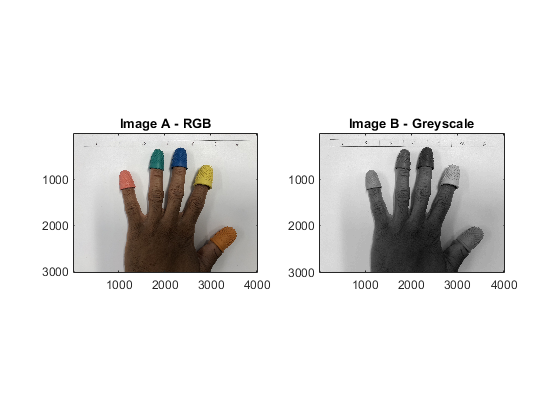
%> input picture images/A1.bmp, 560 x 420 px
$ octave A4_cardinality.m   (GNU Octave 9; MATLAB toolbox functions it lacks are replaced by stand-ins)
%> lines starting %> are read from the running program, lines starting %| are printed output that depends on the picture; in (x1, y1, x2, y2) boxes, pixels count from 0 and x2, y2 are one past the last pixel; in counts of white or black regions, pixels touching at a corner belong together; the program's own positions count from 1
### A3_thresholding.m
clear all;
close all;
clc;

%A3
hand = uigetfile();
%> the answer given: images/A1.bmp
hand = imread(hand);
%> hand is the input picture: size 420x560x3 uint8; mean R, G, B 230.8, 230.1, 229.3
%imtool(hand); %used to help find thresholds

red = hand(:, :, 1);
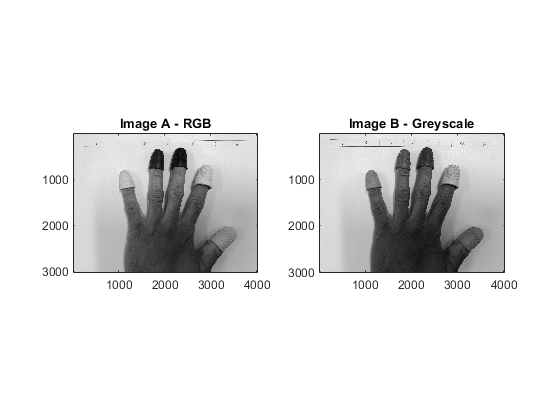
%> red: size 420x560 uint8; min 0, max 255, mean 230.8
green = hand(:, :, 2);
blue = hand(:, :, 3);
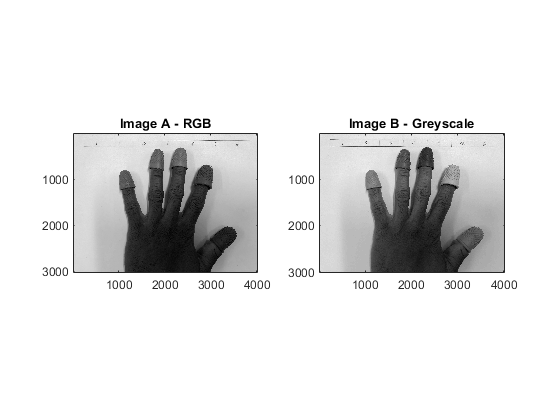
%> blue: size 420x560 uint8; min 0, max 255, mean 229.3

orangeTipBinary = red > 110 & red < 146 & green > 59 & green < 90 & blue < 46 & blue > 14;
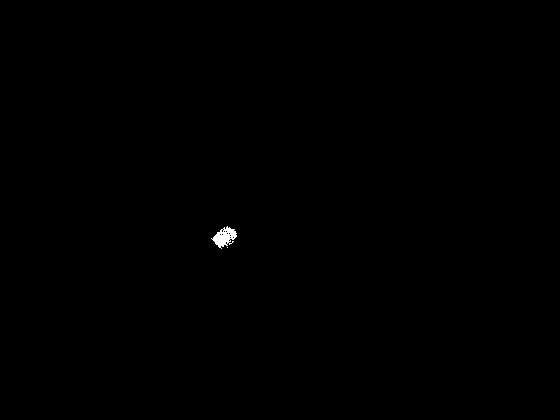
%> orangeTipBinary: size 420x560 logical; 0.13% white; 2 white regions (1 under 20 px), largest, box (x1, y1, x2, y2) and area: (211, 226, 237, 249) 307
orangeTipIsolated = hand;
orangeTipIsolated(repmat(~orangeTipBinary,[1 1 3])) = 0;

yellowTipBinary = green > 113 & blue < 79;
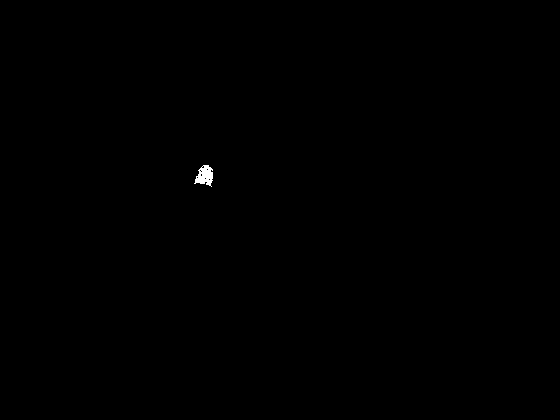
%> yellowTipBinary: size 420x560 logical; 0.11% white; 1 white region, box (x1, y1, x2, y2) and area: (194, 165, 213, 187) 260
yellowTipIsolated = hand;
yellowTipIsolated(repmat(~yellowTipBinary,[1 1 3])) = 0;

blueTipBinary = red < 64 & green < 93 & blue > 95;
%> blueTipBinary: size 420x560 logical; 0.08% white; 1 white region, box (x1, y1, x2, y2) and area: (172, 148, 187, 167) 190
blueTipIsolated = hand;
blueTipIsolated(repmat(~blueTipBinary,[1 1 3])) = 0;

greenTipBinary = red < 78 & green > 90 & blue < 111 & blue > 54;
%> greenTipBinary: size 420x560 logical; 0.06% white in thin lines or dots, all inside (x1, y1, x2, y2) = (149, 149, 164, 169)
greenTipIsolated = hand;
greenTipIsolated(repmat(~greenTipBinary,[1 1 3])) = 0;

redTipBinary = red > 173 & green > 80 & green < 150 & blue > 60 & blue < 125;
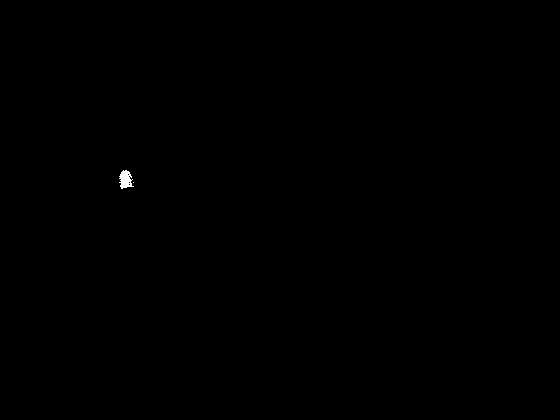
%> redTipBinary: size 420x560 logical; 0.08% white; 2 white regions (1 under 20 px), largest, box (x1, y1, x2, y2) and area: (119, 170, 134, 189) 182
redTipIsolated = hand;
redTipIsolated(repmat(~redTipBinary,[1 1 3])) = 0;

figure;
subplot(6,2,1);
imshow(orangeTipBinary);colormap gray;axis image;title('Binary Masks');
subplot(6,2,2);
imshow(orangeTipIsolated);colormap gray;axis image;title('Isolated Pixels');
subplot(6,2,3);
imshow(yellowTipBinary);
subplot(6,2,4);
imshow(yellowTipIsolated);
subplot(6,2,5);
imshow(blueTipBinary);
subplot(6,2,6);
imshow(blueTipIsolated);
subplot(6,2,7);
imshow(greenTipBinary);
subplot(6,2,8);
imshow(greenTipIsolated);
subplot(6,2,9);
imshow(redTipBinary);
subplot(6,2,10);
imshow(redTipIsolated);

### A4_cardinality.m
clear all;
close all;
clc;

addpath('C:\Users\david\OneDrive\Documents\GitHub\Image-Processing-Assignment'); %Add script folder to search path to avoid repeating code
run('A3_thresholding') %run to get necessary variables
close; % Close figures created by script

%A4
hand = uigetfile();
%> the answer given: images/A2.bmp
hand = imread(hand);
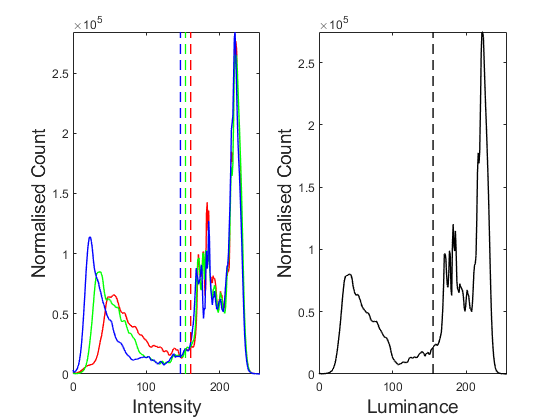
%> input picture images/A2.bmp, 560 x 420 px
%> hand is the input picture: size 420x560x3 uint8; mean R, G, B 244.4, 245.1, 245.8
greyScaleHand = rgb2gray(hand);
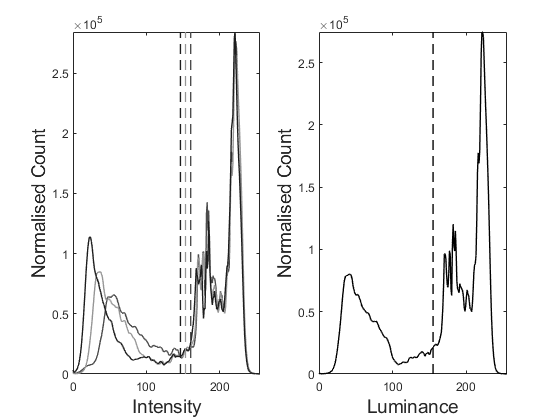
%> greyScaleHand: size 420x560 uint8; min 0, max 255, mean 245

catGreyScale = cat(3, greyScaleHand, greyScaleHand, greyScaleHand);

greyWithColouredTips = imadd(catGreyScale,orangeTipIsolated);
greyWithColouredTips = imadd(greyWithColouredTips,redTipIsolated);
greyWithColouredTips = imadd(greyWithColouredTips,blueTipIsolated);
greyWithColouredTips = imadd(greyWithColouredTips,greenTipIsolated);
greyWithColouredTips = imadd(greyWithColouredTips,yellowTipIsolated);
imshow(greyWithColouredTips);

orangeCardinality = sum(orangeTipBinary(:) == 1);
%> orangeCardinality = 308
redCardinality = sum(redTipBinary(:) == 1);
%> redCardinality = 183
blueCardinality = sum(blueTipBinary(:) == 1);
%> blueCardinality = 190
greenCardinality = sum(greenTipBinary(:) == 1);
%> greenCardinality = 150
yellowCardinality = sum(yellowTipBinary(:) == 1);
%> yellowCardinality = 260

report = ['Size of orange fingertip pixels cluster: ', num2str(orangeCardinality) ];
%> report = 'Size of orange fingertip pixels cluster: 308'
disp(report);
%| Size of orange fingertip pixels cluster: 308
report = ['Size of yellow fingertip pixels cluster: ', num2str(yellowCardinality) ];
%> report = 'Size of yellow fingertip pixels cluster: 260'
disp(report);
%| Size of yellow fingertip pixels cluster: 260
report = ['Size of blue fingertip pixels cluster: ', num2str(blueCardinality) ];
%> report = 'Size of blue fingertip pixels cluster: 190'
disp(report);
%| Size of blue fingertip pixels cluster: 190
report = ['Size of green fingertip pixels cluster: ', num2str(greenCardinality) ];
%> report = 'Size of green fingertip pixels cluster: 150'
disp(report);
%| Size of green fingertip pixels cluster: 150
report = ['Size of red fingertip pixels cluster: ', num2str(redCardinality) ];
%> report = 'Size of red fingertip pixels cluster: 183'
disp(report);
%| Size of red fingertip pixels cluster: 183
